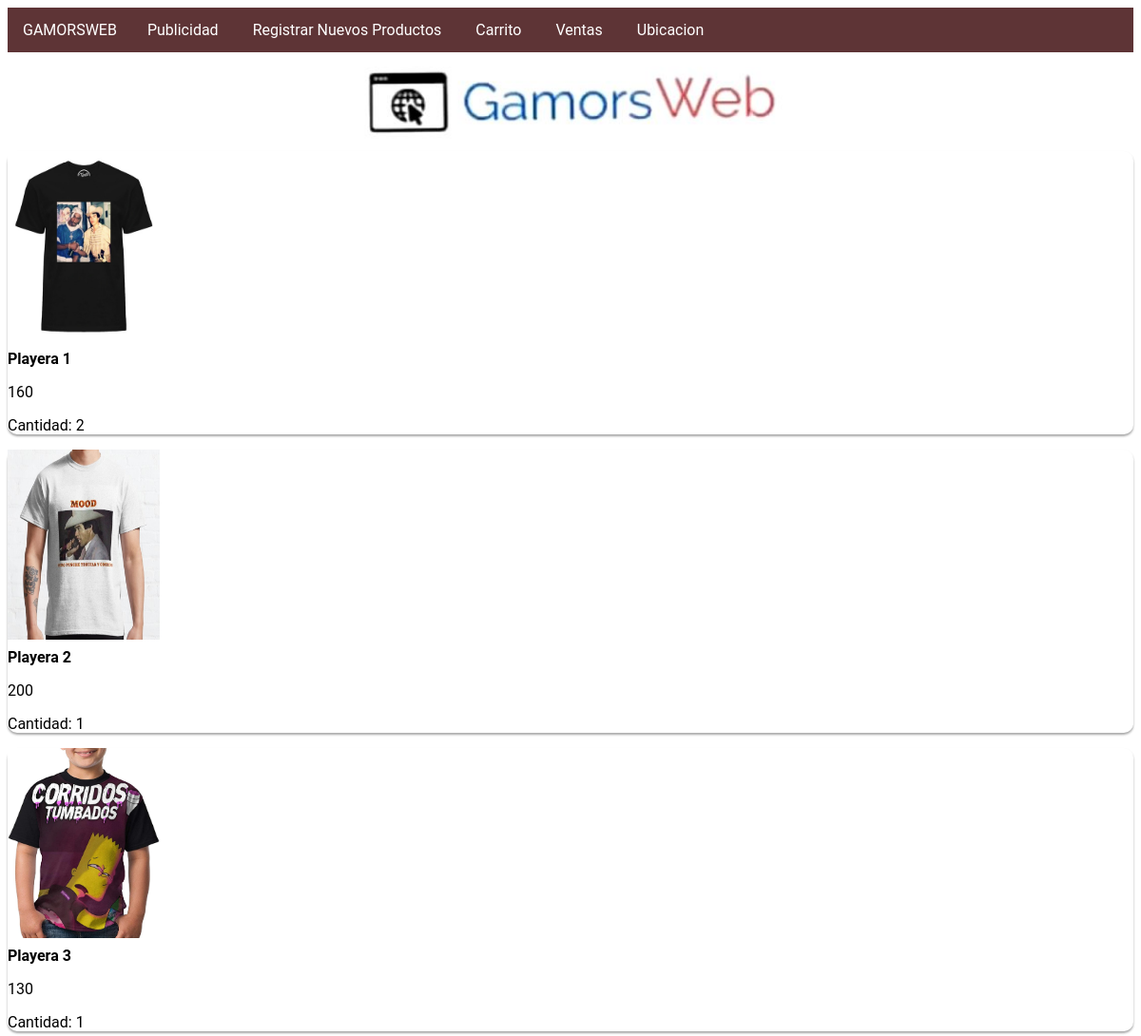
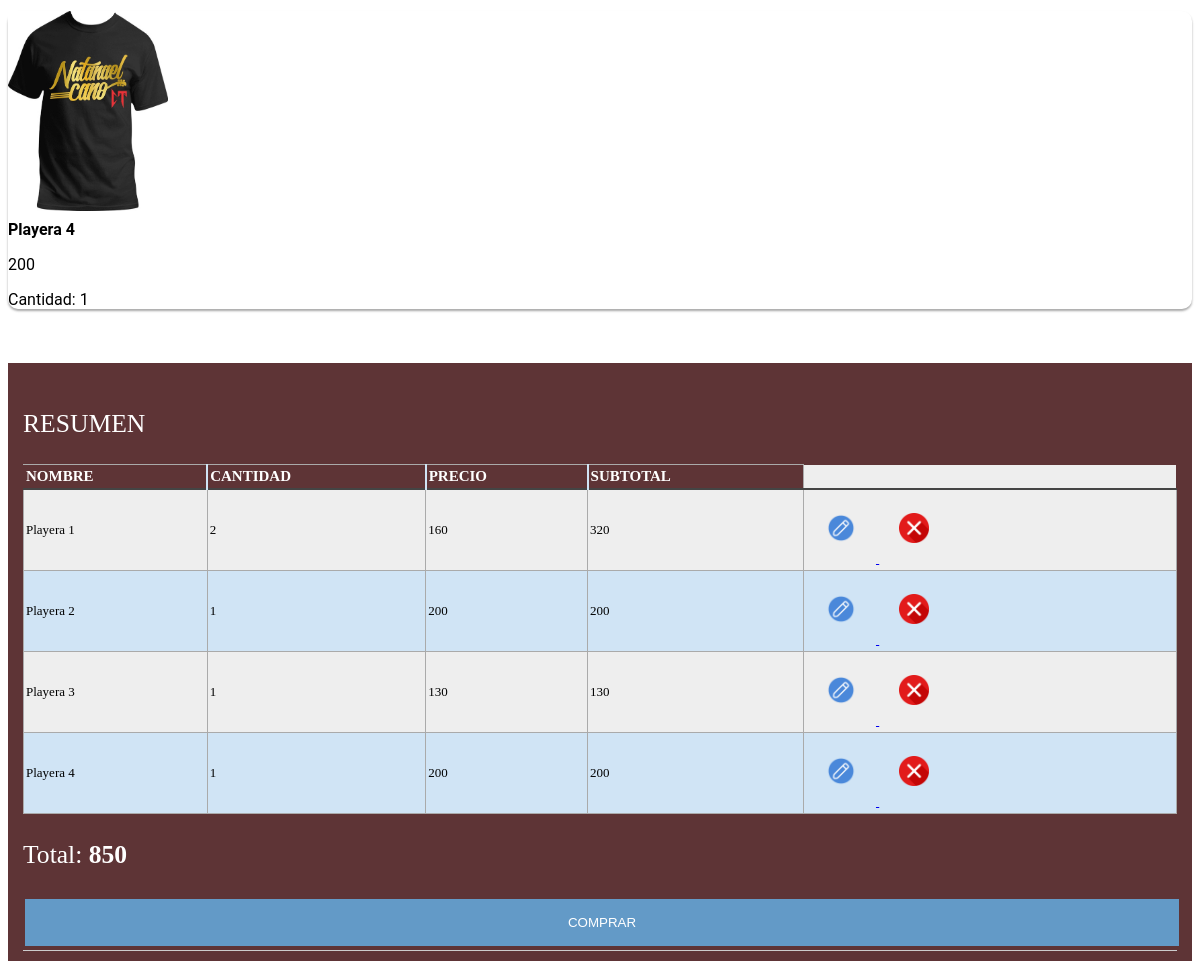
/www/carrito.php, run on the app's committed database (2 pictures, top to bottom).
### tables this page shows
CREATE TABLE `carrito` (
  `id` int(11) NOT NULL AUTO_INCREMENT,
  `id_playera` int(11) NOT NULL,
  `nombre` varchar(255) NOT NULL,
  `precio` float NOT NULL,
  `cantidad` int(5) NOT NULL,
  `descripcion` text DEFAULT NULL,
  `imagen` varchar(255) DEFAULT NULL,
  `created_at` timestamp NOT NULL DEFAULT current_timestamp(),
  PRIMARY KEY (`id`)
);

### www/carrito.php (the view, shortened to what this page needs)
<?php include("db.php"); ?>
<?php include('includes/header.php'); ?>
<!DOCTYPE html>
<html>
 <head>
    <link rel="stylesheet" href="./css/style.css">
    <link rel="stylesheet" href="https://cdnjs.cloudflare.com/ajax/libs/flexboxgrid/6.3.1/flexboxgrid.min.css">
 </head>
 <body>
    <div class="row main-container middle-xs center-xs">
      <div class="col-md-8 col-sm-10 col-xs-11 col-lg-7">
        <div class="box">
          <div class="menu">
            <header class="text-center">
              <img src="imagenes/logo.jpg" height="100" alt="Logo de GamorsWeb">
            </header>
            <div class="producto">
              <div class="row center-xs">
                <?php
                $query = "SELECT * FROM carrito";
                $result_shirts = mysqli_query($conn, $query);
                while($row = mysqli_fetch_assoc($result_shirts)) { ?>
                  <div clas="producto col-xs-10 col-sm-6 col-md-4">
                      <div class="card">
                        <img src="<?php echo $row['imagen']; ?>" alt="Playera Bam Bam">
                        <h3><?php echo $row['nombre']; ?></h3>
                        <p><?php echo $row['precio']; ?></p>
                        <p>Cantidad: <?php echo $row['cantidad']; ?></p>
                      </div>
                    </div>
                <?php } ?>
              </div>
            </div>
          </div>
        </div>
      </div>
    </div>
    <br/>
    <br/>
<header class="recuadro text-recuadro">
  <main class="container p-4">
  <div class="row">
  <div class="crud_menu">
            <p style="color:#FFFFFF";>RESUMEN</p>
              <table class="shirt-table">
                <thead>
                  <tr>
                    <th>NOMBRE</th>
                    <th>CANTIDAD</th>
                    <th>PRECIO</th>
                    <th>SUBTOTAL</th>
                  </tr>
                </thead>
                <tbody>
                  <?php
                  $query = "SELECT * FROM carrito";
                  $result_shirts = mysqli_query($conn, $query);
                  while($row = mysqli_fetch_assoc($result_shirts)) { ?>
                  <tr>
                  <td style="color:#000000"><?php echo $row['nombre']; ?></td>
                  <td style="color:#000000"><?php echo $row['cantidad']; ?></td>
                  <td style="color:#000000"><?php echo $row['precio']; ?></td>
                  <td style="color:#000000"><?php echo $row['cantidad']*$row['precio']; ?></td>
                  <td>
                    <a href="delete_shirt_carrito1.php?id=<?php echo $row['id_playera']?>" class="btn btn-secondary">
                      <input type="image" src="imagenes/edit.png"/>
                    </a>
                    <a href="delete_shirt_carrito.php?id=<?php echo $row['id_playera']?>" class="btn btn-danger">
                      <input type="image" src="imagenes/x-button.png"/>
                    </a>
                  </td>
                  </tr>
                  <?php } ?>
                </tbody>
              </table>
        <div class="center-xs">
        <?php
        $query = "SELECT * FROM carrito";
        $result_shirts = mysqli_query($conn, $query);
        $total=0;
        while($row = mysqli_fetch_assoc($result_shirts)) { ?>
       <?php
       $total=$total + ($row['cantidad']*$row['precio'])
       ?>
       <?php } ?>
       <form action="pagar.php?total=<?php echo $total?>"method="POST">
       <p style="color:#FFFFFF ";>Total: <b><?php  echo "<font color='#FFFFFF'>$total</font>"; ?></b></p>
       <input type="submit" name="pagar.php?total=<?php echo $total?>" class="btn btn-success btn-block" value="COMPRAR" id="carrito_boton">
       </form>
        </div>
      </div>
    </div>
  </main>
  <?php include('includes/footer.php'); ?>
  </body>
</html>

### www/css/style_crud.css (style rules this page uses)
.crud_menu { border-bottom:1px solid #CCC; width:100%; }
table.shirt-table { border: 1px solid #5e3436; background-color: #EEEEEE; width: 100%; text-align: left; border-collapse: collapse; }
table.shirt-table td, table.shirt-table th { border: 1px solid #AAAAAA; padding: 3px 2px; }
table.shirt-table tbody td { font-size: 13px; }
table.shirt-table tr:nth-child(even) { background: #D0E4F5; }
table.shirt-table thead { background: #5e3436; background: -moz-linear-gradient(top, #5e3436 0%, #5e3436 66%, #5e3436 100%); background: -webkit-linear-gradient(top, #5e3436 0%, #5e3436 66%, #5e3436 100%); background: linear-gradient(to bottom, #5e3436 0%, #5e3436 66%, #5e3436 100%); border-bottom: 2px solid #444444; }
table.shirt-table thead th { font-size: 15px; font-weight: bold; color: #FFFFFF; border-left: 2px solid #D0E4F5; }
table.shirt-table thead th:first-child { border-left: none; }
input[type=button], input[type=submit], input[type=reset] { width: 90%; background-color: #5e3436; border: none; color: white; padding: 16px 32px; text-decoration: none; margin: 4px 2px; cursor: pointer; }
input[type=image] { width: 70px; height: 60; }
input { width: 90%; padding: 12px 20px; margin: 8px 0; box-sizing: border-box; }
#carrito_boton { width: 100%; background-color: #639ac7; border: none; color: white; padding: 16px 32px; text-decoration: none; margin: 4px 2px; cursor: pointer; }

### www/css/style.css (style rules this page uses)
body { font-family: Roboto, Helvetica, Arial, sans-serif; }
.text-center { text-align:center; }
.main-container { min-height: 50vh; }
.producto img { width: 160px; height: 200px; }
.card { border-radius:10px; background-color: white; box-shadow: 0 2px 3px rgba(0,0,0,0.12), 0 2px 2px rgba(0,0,0,0.24); }
.producto h3 { font-size: 1em; margin-top:5px; margin-bottom: 5px; }
.recuadro { background-color:#5e3436; padding-left:15px; padding-right:15px; padding-top:20px; padding-bottom:10px; }
.text-recuadro { color:#FFFFFF; font-size: 1.6em; font-family: TIMES NEW ROMAN; }

### data on the page
carrito: imagen (picture), nombre "Playera 1", precio "160", cantidad "2", $row['cantidad']*$row['precio'] "320"
carrito: imagen (picture), nombre "Playera 2", precio "200", cantidad "1", $row['cantidad']*$row['precio'] "200"
carrito: imagen (picture), nombre "Playera 3", precio "130", cantidad "1", $row['cantidad']*$row['precio'] "130"
carrito: imagen (picture), nombre "Playera 4", precio "200", cantidad "1", $row['cantidad']*$row['precio'] "200"

### other printed values
$total "850"
